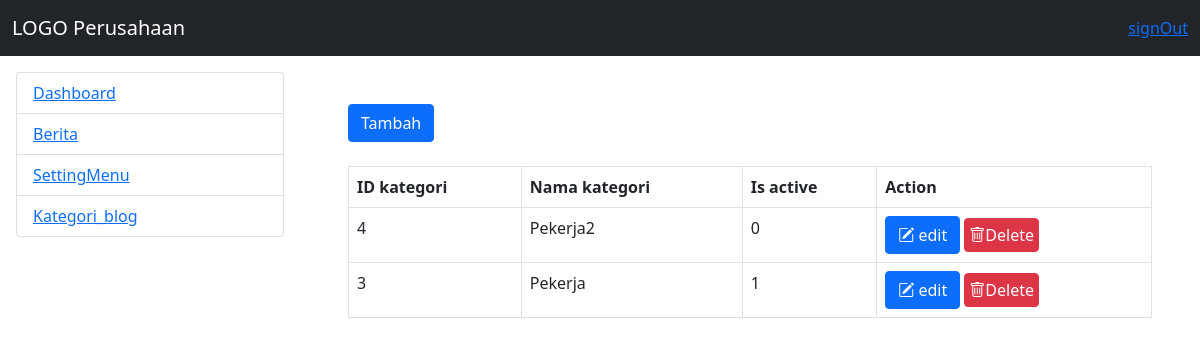
Screenshot of /admin/home.php?modul=mod_kategori with the database file from the repository.
### tables this page shows
CREATE TABLE `mst_menu` (
  `idmenu` int(11) NOT NULL,
  `nmmenu` varchar(20) NOT NULL,
  `link` varchar(30) NOT NULL,
  `is_active` tinyint(4) NOT NULL
);

CREATE TABLE `mst_kategoriblog` (
  `id_kategori` int(11) NOT NULL,
  `nm_kategori` varchar(50) NOT NULL,
  `is_active` enum('0','1') NOT NULL
);

### admin/mod_kategori/index.php (the view, shortened to what this page needs)
<?php
include_once("kategoriCtrl.php");
if(!isset($_GET['act'])){
?>
<a href="?modul=mod_kategori&act=add" class="btn btn-primary">Tambah</a>
<br><br>
<table class="table table-bordered">
    <tr>
        <th>ID kategori</th>
        <th>Nama kategori</th>
		<th>Is active</th>
        <th>Action</th>
    </tr>
    <?php
	$qry_listmenu = mysqli_query($connect_db,"select * from mst_kategoriblog order by id_kategori DESC")or die("gagal akses table mst_kategoriblog ".mysqli_error($connect_db));
	while($row = mysqli_fetch_array($qry_listmenu)){
	?>
	<tr>
		<td><?php echo $row['id_kategori']; ?></td>
		<td><?= $row['nm_kategori']; ?></td>
		<td><?= $row['is_active']; ?></td>
        <td>
			<a href="?modul=mod_kategori&act=edit&id=<?= $row['id_kategori']; ?>" class="btn btn-xs btn-primary"> <i class="bi bi-pencil-square" > </i> edit </a>
			<a href="?modul=mod_kategori&act=delete&id=<?= $row['id_kategori']; ?>" class="btn btn-xs btn-danger p-1"><i class="bi bi-trash"></i>Delete</a>
		</td>
	</tr>
	<?php
		}
	?>
</table>
<?php
}
 ?>

### admin/menu.php (shortened to what this page needs)
<!DOCTYPE html>
<html lang="en">
<head>
</head>
<body>
	<?php
	$qry_menu = mysqli_query($connect_db, "select * from mst_menu") or die("view menu".mysqli_error($connect_db));
	?>
	<ul class="list-group">
		<?php
		while($row = mysqli_fetch_array($qry_menu)){
		?>
		<li class="list-group-item">
			<a href="?modul=<?= $row['link']; ?>"><?= $row['nmmenu']; ?></a>
		</li>
		<?php } ?>
	</ul>
</body>
</html>

### rows the page displays
mst_menu: nmmenu "Dashboard"
mst_menu: nmmenu "Berita"
mst_menu: nmmenu "SettingMenu"
mst_menu: nmmenu "Kategori_blog"
mst_kategoriblog: id_kategori "4", nm_kategori "Pekerja2", is_active "0"
mst_kategoriblog: id_kategori "3", nm_kategori "Pekerja", is_active "1"
